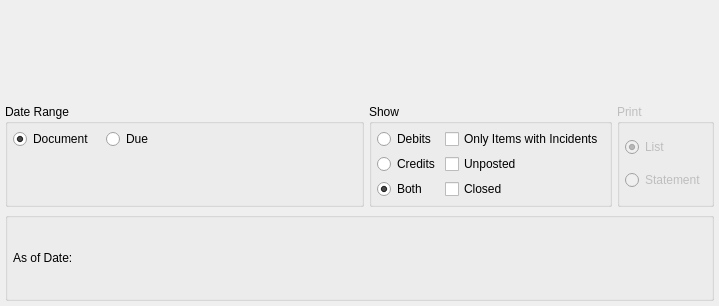
<?xml version="1.0" encoding="UTF-8"?>
<ui version="4.0">
 <comment>This file is part of the xTuple ERP: PostBooks Edition, a free and
open source Enterprise Resource Planning software suite,
Copyright (c) 1999-2019 by OpenMFG LLC, d/b/a xTuple.
It is licensed to you under the Common Public Attribution License
version 1.0, the full text of which (including xTuple-specific Exhibits)
is available at www.xtuple.com/CPAL.  By using this software, you agree
to be bound by its terms.</comment>
 <class>dspAROpenItems</class>
 <widget class="QWidget" name="dspAROpenItems">
  <property name="geometry">
   <rect>
    <x>0</x>
    <y>0</y>
    <width>719</width>
    <height>306</height>
   </rect>
  </property>
  <property name="windowTitle">
   <string>Open Receivables</string>
  </property>
  <layout class="QGridLayout" name="gridLayout_2">
   <item row="0" column="0" colspan="2">
    <widget class="CustomerSelector" name="_customerSelector"/>
   </item>
   <item row="1" column="0">
    <spacer name="verticalSpacer">
     <property name="orientation">
      <enum>Qt::Vertical</enum>
     </property>
     <property name="sizeType">
      <enum>QSizePolicy::Fixed</enum>
     </property>
     <property name="sizeHint" stdset="0">
      <size>
       <width>20</width>
       <height>5</height>
      </size>
     </property>
    </spacer>
   </item>
   <item row="2" column="0">
    <widget class="QGroupBox" name="_dateGroup">
     <property name="title">
      <string>Date Range</string>
     </property>
     <layout class="QGridLayout" name="gridLayout">
      <item row="0" column="0">
       <layout class="QHBoxLayout" name="horizontalLayout">
        <property name="spacing">
         <number>12</number>
        </property>
        <item>
         <widget class="QRadioButton" name="_docDate">
          <property name="text">
           <string>Document</string>
          </property>
          <property name="checked">
           <bool>true</bool>
          </property>
         </widget>
        </item>
        <item>
         <widget class="QRadioButton" name="_dueDate">
          <property name="text">
           <string>Due</string>
          </property>
         </widget>
        </item>
        <item>
         <spacer name="horizontalSpacer_2">
          <property name="orientation">
           <enum>Qt::Horizontal</enum>
          </property>
          <property name="sizeHint" stdset="0">
           <size>
            <width>40</width>
            <height>20</height>
           </size>
          </property>
         </spacer>
        </item>
       </layout>
      </item>
      <item row="1" column="0">
       <widget class="DateCluster" name="_dates">
        <property name="focusPolicy">
         <enum>Qt::StrongFocus</enum>
        </property>
       </widget>
      </item>
     </layout>
    </widget>
   </item>
   <item row="2" column="1">
    <widget class="QGroupBox" name="_showGroup">
     <property name="title">
      <string>Show</string>
     </property>
     <layout class="QGridLayout" name="gridLayout_4">
      <item row="0" column="0">
       <widget class="QRadioButton" name="_debits">
        <property name="text">
         <string>Debits</string>
        </property>
       </widget>
      </item>
      <item row="0" column="1">
       <widget class="XCheckBox" name="_incidentsOnly">
        <property name="text">
         <string>Only Items with Incidents</string>
        </property>
       </widget>
      </item>
      <item row="1" column="0">
       <widget class="QRadioButton" name="_credits">
        <property name="text">
         <string>Credits</string>
        </property>
       </widget>
      </item>
      <item row="1" column="1">
       <widget class="XCheckBox" name="_unposted">
        <property name="text">
         <string>Unposted</string>
        </property>
        <property name="forgetful">
         <bool>false</bool>
        </property>
       </widget>
      </item>
      <item row="2" column="0">
       <widget class="QRadioButton" name="_both">
        <property name="text">
         <string>Both</string>
        </property>
        <property name="checked">
         <bool>true</bool>
        </property>
       </widget>
      </item>
      <item row="2" column="1">
       <widget class="XCheckBox" name="_closed">
        <property name="text">
         <string>Closed</string>
        </property>
        <property name="checked">
         <bool>false</bool>
        </property>
        <property name="forgetful">
         <bool>true</bool>
        </property>
       </widget>
      </item>
     </layout>
    </widget>
   </item>
   <item row="2" column="2">
    <widget class="QGroupBox" name="_printGroup">
     <property name="enabled">
      <bool>false</bool>
     </property>
     <property name="title">
      <string>Print</string>
     </property>
     <layout class="QVBoxLayout" name="verticalLayout">
      <item>
       <widget class="QRadioButton" name="_printList">
        <property name="text">
         <string>List</string>
        </property>
        <property name="checked">
         <bool>true</bool>
        </property>
       </widget>
      </item>
      <item>
       <widget class="QRadioButton" name="_printStatement">
        <property name="text">
         <string>Statement</string>
        </property>
       </widget>
      </item>
     </layout>
    </widget>
   </item>
   <item row="3" column="0" colspan="3">
    <widget class="QGroupBox" name="_asofGroup">
     <property name="title">
      <string/>
     </property>
     <layout class="QGridLayout" name="gridLayout_3">
      <item row="0" column="0">
       <widget class="QLabel" name="_asOfLit">
        <property name="text">
         <string>As of Date:</string>
        </property>
       </widget>
      </item>
      <item row="0" column="1">
       <widget class="DLineEdit" name="_asOf"/>
      </item>
      <item row="0" column="2">
       <spacer name="horizontalSpacer">
        <property name="orientation">
         <enum>Qt::Horizontal</enum>
        </property>
        <property name="sizeHint" stdset="0">
         <size>
          <width>270</width>
          <height>20</height>
         </size>
        </property>
       </spacer>
      </item>
     </layout>
    </widget>
   </item>
  </layout>
 </widget>
 <layoutdefault spacing="5" margin="5"/>
 <customwidgets>
  <customwidget>
   <class>CustomerSelector</class>
   <extends>QWidget</extends>
   <header>customerselector.h</header>
  </customwidget>
  <customwidget>
   <class>DateCluster</class>
   <extends>QWidget</extends>
   <header>datecluster.h</header>
   <container>1</container>
  </customwidget>
  <customwidget>
   <class>DLineEdit</class>
   <extends>QWidget</extends>
   <header>datecluster.h</header>
   <container>1</container>
  </customwidget>
  <customwidget>
   <class>XCheckBox</class>
   <extends>QCheckBox</extends>
   <header>xcheckbox.h</header>
  </customwidget>
 </customwidgets>
 <resources/>
 <connections/>
</ui>
